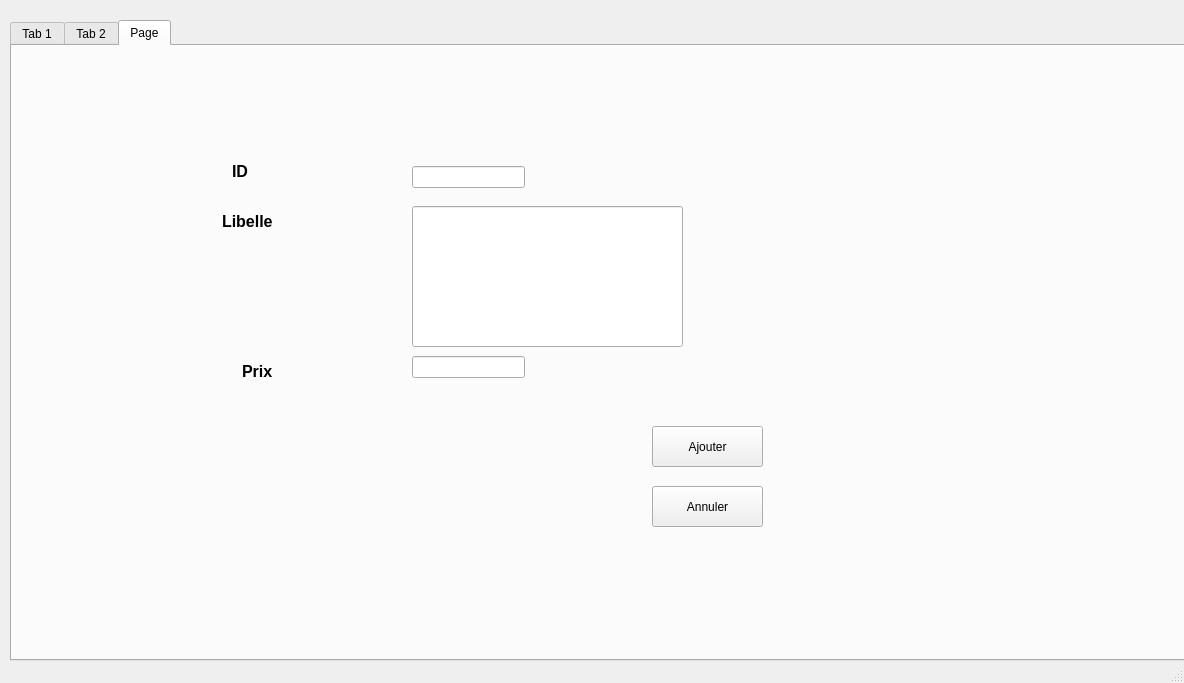
<?xml version="1.0" encoding="UTF-8"?>
<ui version="4.0">
 <class>MainWindow</class>
 <widget class="QMainWindow" name="MainWindow">
  <property name="geometry">
   <rect>
    <x>0</x>
    <y>0</y>
    <width>1184</width>
    <height>683</height>
   </rect>
  </property>
  <property name="windowTitle">
   <string>MainWindow</string>
  </property>
  <widget class="QWidget" name="centralwidget">
   <widget class="QLabel" name="label">
    <property name="geometry">
     <rect>
      <x>180</x>
      <y>450</y>
      <width>56</width>
      <height>16</height>
     </rect>
    </property>
    <property name="text">
     <string/>
    </property>
   </widget>
   <widget class="QTabWidget" name="tabWidget">
    <property name="geometry">
     <rect>
      <x>10</x>
      <y>20</y>
      <width>1181</width>
      <height>641</height>
     </rect>
    </property>
    <property name="currentIndex">
     <number>2</number>
    </property>
    <widget class="QWidget" name="tab">
     <attribute name="title">
      <string>Tab 1</string>
     </attribute>
     <widget class="QPushButton" name="pushButton_2">
      <property name="geometry">
       <rect>
        <x>1050</x>
        <y>397</y>
        <width>111</width>
        <height>31</height>
       </rect>
      </property>
      <property name="font">
       <font>
        <pointsize>9</pointsize>
        <weight>75</weight>
        <bold>true</bold>
       </font>
      </property>
      <property name="text">
       <string>se connecter </string>
      </property>
     </widget>
     <widget class="QPushButton" name="pushButton_3">
      <property name="geometry">
       <rect>
        <x>600</x>
        <y>527</y>
        <width>191</width>
        <height>41</height>
       </rect>
      </property>
      <property name="font">
       <font>
        <pointsize>9</pointsize>
        <weight>75</weight>
        <bold>true</bold>
       </font>
      </property>
      <property name="text">
       <string>Envoyer vers email</string>
      </property>
      <property name="icon">
       <iconset>
        <normaloff>../../Downloads/icons8-gmail-50.png</normaloff>../../Downloads/icons8-gmail-50.png</iconset>
      </property>
     </widget>
     <widget class="QLabel" name="label_4">
      <property name="geometry">
       <rect>
        <x>790</x>
        <y>297</y>
        <width>191</width>
        <height>31</height>
       </rect>
      </property>
      <property name="font">
       <font>
        <pointsize>12</pointsize>
        <weight>75</weight>
        <bold>true</bold>
       </font>
      </property>
      <property name="styleSheet">
       <string notr="true"/>
      </property>
      <property name="text">
       <string>Nom d'utilisateur :</string>
      </property>
     </widget>
     <widget class="QLineEdit" name="lineEdit_8">
      <property name="geometry">
       <rect>
        <x>1000</x>
        <y>347</y>
        <width>151</width>
        <height>22</height>
       </rect>
      </property>
     </widget>
     <widget class="QLineEdit" name="lineEdit_2">
      <property name="geometry">
       <rect>
        <x>10</x>
        <y>297</y>
        <width>281</width>
        <height>231</height>
       </rect>
      </property>
     </widget>
     <widget class="QLabel" name="label_5">
      <property name="geometry">
       <rect>
        <x>820</x>
        <y>337</y>
        <width>151</width>
        <height>31</height>
       </rect>
      </property>
      <property name="font">
       <font>
        <pointsize>12</pointsize>
        <weight>75</weight>
        <bold>true</bold>
       </font>
      </property>
      <property name="styleSheet">
       <string notr="true"/>
      </property>
      <property name="text">
       <string>Mot de passe :</string>
      </property>
     </widget>
     <widget class="QLineEdit" name="lineEdit_5">
      <property name="geometry">
       <rect>
        <x>10</x>
        <y>197</y>
        <width>131</width>
        <height>31</height>
       </rect>
      </property>
      <property name="font">
       <font>
        <pointsize>12</pointsize>
       </font>
      </property>
      <property name="styleSheet">
       <string notr="true">background-color: rgb(85, 170, 255);</string>
      </property>
      <property name="text">
       <string>       PDF</string>
      </property>
     </widget>
     <widget class="QLineEdit" name="lineEdit_6">
      <property name="geometry">
       <rect>
        <x>870</x>
        <y>217</y>
        <width>211</width>
        <height>41</height>
       </rect>
      </property>
      <property name="font">
       <font>
        <pointsize>12</pointsize>
        <weight>75</weight>
        <bold>true</bold>
       </font>
      </property>
      <property name="text">
       <string>    Authentification</string>
      </property>
      <property name="readOnly">
       <bool>true</bool>
      </property>
     </widget>
     <widget class="QRadioButton" name="radioButton">
      <property name="geometry">
       <rect>
        <x>20</x>
        <y>67</y>
        <width>121</width>
        <height>31</height>
       </rect>
      </property>
      <property name="font">
       <font>
        <pointsize>10</pointsize>
       </font>
      </property>
      <property name="text">
       <string>Trie ASD</string>
      </property>
      <property name="icon">
       <iconset>
        <normaloff>../../Downloads/trier-par-ordre-croissant.png</normaloff>../../Downloads/trier-par-ordre-croissant.png</iconset>
      </property>
     </widget>
     <widget class="QLineEdit" name="lineEdit_4">
      <property name="geometry">
       <rect>
        <x>10</x>
        <y>147</y>
        <width>141</width>
        <height>41</height>
       </rect>
      </property>
      <property name="palette">
       <palette>
        <active>
         <colorrole role="Button">
          <brush brushstyle="SolidPattern">
           <color alpha="255">
            <red>85</red>
            <green>170</green>
            <blue>255</blue>
           </color>
          </brush>
         </colorrole>
         <colorrole role="Base">
          <brush brushstyle="SolidPattern">
           <color alpha="255">
            <red>85</red>
            <green>170</green>
            <blue>255</blue>
           </color>
          </brush>
         </colorrole>
         <colorrole role="Window">
          <brush brushstyle="SolidPattern">
           <color alpha="255">
            <red>85</red>
            <green>170</green>
            <blue>255</blue>
           </color>
          </brush>
         </colorrole>
        </active>
        <inactive>
         <colorrole role="Button">
          <brush brushstyle="SolidPattern">
           <color alpha="255">
            <red>85</red>
            <green>170</green>
            <blue>255</blue>
           </color>
          </brush>
         </colorrole>
         <colorrole role="Base">
          <brush brushstyle="SolidPattern">
           <color alpha="255">
            <red>85</red>
            <green>170</green>
            <blue>255</blue>
           </color>
          </brush>
         </colorrole>
         <colorrole role="Window">
          <brush brushstyle="SolidPattern">
           <color alpha="255">
            <red>85</red>
            <green>170</green>
            <blue>255</blue>
           </color>
          </brush>
         </colorrole>
        </inactive>
        <disabled>
         <colorrole role="Button">
          <brush brushstyle="SolidPattern">
           <color alpha="255">
            <red>85</red>
            <green>170</green>
            <blue>255</blue>
           </color>
          </brush>
         </colorrole>
         <colorrole role="Base">
          <brush brushstyle="SolidPattern">
           <color alpha="255">
            <red>85</red>
            <green>170</green>
            <blue>255</blue>
           </color>
          </brush>
         </colorrole>
         <colorrole role="Window">
          <brush brushstyle="SolidPattern">
           <color alpha="255">
            <red>85</red>
            <green>170</green>
            <blue>255</blue>
           </color>
          </brush>
         </colorrole>
        </disabled>
       </palette>
      </property>
      <property name="font">
       <font>
        <pointsize>12</pointsize>
       </font>
      </property>
      <property name="styleSheet">
       <string notr="true">background-color: rgb(85, 170, 255);</string>
      </property>
      <property name="text">
       <string> Statistique</string>
      </property>
     </widget>
     <widget class="QRadioButton" name="radioButton_2">
      <property name="geometry">
       <rect>
        <x>20</x>
        <y>107</y>
        <width>121</width>
        <height>20</height>
       </rect>
      </property>
      <property name="font">
       <font>
        <pointsize>10</pointsize>
       </font>
      </property>
      <property name="text">
       <string>Trie DESC</string>
      </property>
      <property name="icon">
       <iconset>
        <normaloff>../../Downloads/trier-par-ordre-decroissant.png</normaloff>../../Downloads/trier-par-ordre-decroissant.png</iconset>
      </property>
     </widget>
     <widget class="QLineEdit" name="lineEdit">
      <property name="geometry">
       <rect>
        <x>510</x>
        <y>7</y>
        <width>271</width>
        <height>41</height>
       </rect>
      </property>
      <property name="font">
       <font>
        <pointsize>10</pointsize>
        <weight>75</weight>
        <bold>true</bold>
       </font>
      </property>
      <property name="text">
       <string>        GESTION DES STOCKS</string>
      </property>
      <property name="readOnly">
       <bool>true</bool>
      </property>
      <property name="cursorMoveStyle">
       <enum>Qt::LogicalMoveStyle</enum>
      </property>
     </widget>
     <widget class="QPushButton" name="pushButton">
      <property name="geometry">
       <rect>
        <x>1010</x>
        <y>17</y>
        <width>81</width>
        <height>61</height>
       </rect>
      </property>
      <property name="text">
       <string/>
      </property>
      <property name="icon">
       <iconset>
        <normaloff>328435070_738542194342809_6051261954309818329_n.jpg</normaloff>328435070_738542194342809_6051261954309818329_n.jpg</iconset>
      </property>
      <property name="iconSize">
       <size>
        <width>90</width>
        <height>120</height>
       </size>
      </property>
     </widget>
     <widget class="QLineEdit" name="lineEdit_3">
      <property name="geometry">
       <rect>
        <x>20</x>
        <y>257</y>
        <width>131</width>
        <height>31</height>
       </rect>
      </property>
      <property name="styleSheet">
       <string notr="true">color: rgb(200, 200, 200);</string>
      </property>
      <property name="text">
       <string>Recherche</string>
      </property>
     </widget>
     <widget class="QLineEdit" name="lineEdit_7">
      <property name="geometry">
       <rect>
        <x>1000</x>
        <y>300</y>
        <width>151</width>
        <height>22</height>
       </rect>
      </property>
     </widget>
     <widget class="QPushButton" name="pushButton_4">
      <property name="geometry">
       <rect>
        <x>1050</x>
        <y>430</y>
        <width>111</width>
        <height>31</height>
       </rect>
      </property>
      <property name="font">
       <font>
        <pointsize>9</pointsize>
        <weight>75</weight>
        <bold>true</bold>
       </font>
      </property>
      <property name="text">
       <string>Annuler</string>
      </property>
     </widget>
     <widget class="QLabel" name="label_3">
      <property name="geometry">
       <rect>
        <x>10</x>
        <y>-30</y>
        <width>1261</width>
        <height>651</height>
       </rect>
      </property>
      <property name="text">
       <string/>
      </property>
      <property name="pixmap">
       <pixmap>../../../hero-verification-du-programme-des-marchandises-controlees2x-1170x780.jpg</pixmap>
      </property>
     </widget>
     <zorder>label_3</zorder>
     <zorder>pushButton_2</zorder>
     <zorder>pushButton_3</zorder>
     <zorder>label_4</zorder>
     <zorder>lineEdit_8</zorder>
     <zorder>lineEdit_2</zorder>
     <zorder>label_5</zorder>
     <zorder>lineEdit_5</zorder>
     <zorder>lineEdit_6</zorder>
     <zorder>radioButton</zorder>
     <zorder>lineEdit_4</zorder>
     <zorder>radioButton_2</zorder>
     <zorder>lineEdit</zorder>
     <zorder>pushButton</zorder>
     <zorder>lineEdit_3</zorder>
     <zorder>lineEdit_7</zorder>
     <zorder>pushButton_4</zorder>
    </widget>
    <widget class="QWidget" name="tab_2">
     <attribute name="title">
      <string>Tab 2</string>
     </attribute>
     <widget class="QTableView" name="tableView">
      <property name="geometry">
       <rect>
        <x>70</x>
        <y>150</y>
        <width>381</width>
        <height>201</height>
       </rect>
      </property>
     </widget>
     <widget class="QPushButton" name="pushButton_14">
      <property name="geometry">
       <rect>
        <x>640</x>
        <y>230</y>
        <width>151</width>
        <height>31</height>
       </rect>
      </property>
      <property name="font">
       <font>
        <family>Segoe UI</family>
        <pointsize>12</pointsize>
       </font>
      </property>
      <property name="text">
       <string>Supprimer</string>
      </property>
     </widget>
     <widget class="QPushButton" name="pushButton_19">
      <property name="geometry">
       <rect>
        <x>640</x>
        <y>310</y>
        <width>151</width>
        <height>31</height>
       </rect>
      </property>
      <property name="font">
       <font>
        <family>Segoe UI</family>
        <pointsize>12</pointsize>
       </font>
      </property>
      <property name="text">
       <string>Supprimer</string>
      </property>
     </widget>
     <widget class="QPushButton" name="pushButton_15">
      <property name="geometry">
       <rect>
        <x>640</x>
        <y>270</y>
        <width>151</width>
        <height>31</height>
       </rect>
      </property>
      <property name="font">
       <font>
        <family>Segoe UI</family>
        <pointsize>12</pointsize>
       </font>
      </property>
      <property name="text">
       <string>Supprimer</string>
      </property>
     </widget>
     <widget class="QPushButton" name="pushButton_10">
      <property name="geometry">
       <rect>
        <x>490</x>
        <y>230</y>
        <width>151</width>
        <height>31</height>
       </rect>
      </property>
      <property name="font">
       <font>
        <family>Segoe UI</family>
        <pointsize>12</pointsize>
       </font>
      </property>
      <property name="text">
       <string>Modifier</string>
      </property>
     </widget>
     <widget class="QPushButton" name="pushButton_13">
      <property name="geometry">
       <rect>
        <x>490</x>
        <y>270</y>
        <width>151</width>
        <height>31</height>
       </rect>
      </property>
      <property name="font">
       <font>
        <family>Segoe UI</family>
        <pointsize>12</pointsize>
       </font>
      </property>
      <property name="text">
       <string>Modifier</string>
      </property>
     </widget>
     <widget class="QPushButton" name="pushButton_18">
      <property name="geometry">
       <rect>
        <x>490</x>
        <y>310</y>
        <width>151</width>
        <height>31</height>
       </rect>
      </property>
      <property name="font">
       <font>
        <family>Segoe UI</family>
        <pointsize>12</pointsize>
       </font>
      </property>
      <property name="text">
       <string>Modifier</string>
      </property>
     </widget>
     <widget class="QLabel" name="label_6">
      <property name="geometry">
       <rect>
        <x>0</x>
        <y>-10</y>
        <width>1261</width>
        <height>651</height>
       </rect>
      </property>
      <property name="text">
       <string/>
      </property>
      <property name="pixmap">
       <pixmap>../../../hero-verification-du-programme-des-marchandises-controlees2x-1170x780.jpg</pixmap>
      </property>
     </widget>
     <zorder>label_6</zorder>
     <zorder>tableView</zorder>
     <zorder>pushButton_14</zorder>
     <zorder>pushButton_19</zorder>
     <zorder>pushButton_15</zorder>
     <zorder>pushButton_10</zorder>
     <zorder>pushButton_13</zorder>
     <zorder>pushButton_18</zorder>
    </widget>
    <widget class="QWidget" name="tab_3">
     <attribute name="title">
      <string>Page</string>
     </attribute>
     <widget class="QLineEdit" name="lineEdit_52">
      <property name="geometry">
       <rect>
        <x>400</x>
        <y>160</y>
        <width>271</width>
        <height>141</height>
       </rect>
      </property>
      <property name="font">
       <font>
        <family>Segoe UI</family>
        <pointsize>12</pointsize>
       </font>
      </property>
      <property name="styleSheet">
       <string notr="true"/>
      </property>
     </widget>
     <widget class="QLabel" name="label_2">
      <property name="geometry">
       <rect>
        <x>220</x>
        <y>110</y>
        <width>111</width>
        <height>31</height>
       </rect>
      </property>
      <property name="font">
       <font>
        <pointsize>12</pointsize>
        <weight>75</weight>
        <bold>true</bold>
        <kerning>false</kerning>
       </font>
      </property>
      <property name="text">
       <string>ID </string>
      </property>
     </widget>
     <widget class="QLineEdit" name="lineEdit_9">
      <property name="geometry">
       <rect>
        <x>400</x>
        <y>120</y>
        <width>113</width>
        <height>22</height>
       </rect>
      </property>
      <property name="font">
       <font>
        <pointsize>12</pointsize>
       </font>
      </property>
     </widget>
     <widget class="QLabel" name="label_26">
      <property name="geometry">
       <rect>
        <x>230</x>
        <y>310</y>
        <width>131</width>
        <height>31</height>
       </rect>
      </property>
      <property name="font">
       <font>
        <family>Segoe UI</family>
        <pointsize>12</pointsize>
        <weight>75</weight>
        <bold>true</bold>
       </font>
      </property>
      <property name="text">
       <string>Prix</string>
      </property>
     </widget>
     <widget class="QLineEdit" name="lineEdit_53">
      <property name="geometry">
       <rect>
        <x>400</x>
        <y>310</y>
        <width>113</width>
        <height>22</height>
       </rect>
      </property>
      <property name="font">
       <font>
        <family>Segoe UI</family>
        <pointsize>12</pointsize>
       </font>
      </property>
      <property name="styleSheet">
       <string notr="true">QPushButton{border-radius:10px;
margin-top :6px;
background-color: white;
border:1px solid white; }
QPushButton:hover{color:white; 
background-color: grey;
border:2px solid white; }</string>
      </property>
     </widget>
     <widget class="QPushButton" name="pushButton_12">
      <property name="geometry">
       <rect>
        <x>640</x>
        <y>440</y>
        <width>111</width>
        <height>41</height>
       </rect>
      </property>
      <property name="font">
       <font>
        <family>Segoe UI</family>
       </font>
      </property>
      <property name="text">
       <string>Annuler</string>
      </property>
     </widget>
     <widget class="QLabel" name="label_25">
      <property name="geometry">
       <rect>
        <x>210</x>
        <y>160</y>
        <width>131</width>
        <height>31</height>
       </rect>
      </property>
      <property name="font">
       <font>
        <family>Segoe UI</family>
        <pointsize>12</pointsize>
        <weight>75</weight>
        <bold>true</bold>
       </font>
      </property>
      <property name="text">
       <string>Libelle</string>
      </property>
     </widget>
     <widget class="QPushButton" name="pushButton_11">
      <property name="geometry">
       <rect>
        <x>640</x>
        <y>380</y>
        <width>111</width>
        <height>41</height>
       </rect>
      </property>
      <property name="font">
       <font>
        <family>Segoe UI</family>
       </font>
      </property>
      <property name="text">
       <string>Ajouter</string>
      </property>
      <property name="iconSize">
       <size>
        <width>30</width>
        <height>40</height>
       </size>
      </property>
     </widget>
     <widget class="QLabel" name="label_7">
      <property name="geometry">
       <rect>
        <x>-10</x>
        <y>-20</y>
        <width>1261</width>
        <height>651</height>
       </rect>
      </property>
      <property name="text">
       <string/>
      </property>
      <property name="pixmap">
       <pixmap>../../../hero-verification-du-programme-des-marchandises-controlees2x-1170x780.jpg</pixmap>
      </property>
     </widget>
     <zorder>label_7</zorder>
     <zorder>lineEdit_52</zorder>
     <zorder>label_2</zorder>
     <zorder>lineEdit_9</zorder>
     <zorder>label_26</zorder>
     <zorder>lineEdit_53</zorder>
     <zorder>pushButton_12</zorder>
     <zorder>label_25</zorder>
     <zorder>pushButton_11</zorder>
    </widget>
   </widget>
   <zorder>tabWidget</zorder>
   <zorder>label</zorder>
  </widget>
  <widget class="QMenuBar" name="menubar">
   <property name="geometry">
    <rect>
     <x>0</x>
     <y>0</y>
     <width>1184</width>
     <height>22</height>
    </rect>
   </property>
  </widget>
  <widget class="QStatusBar" name="statusbar"/>
 </widget>
 <resources/>
 <connections/>
</ui>
